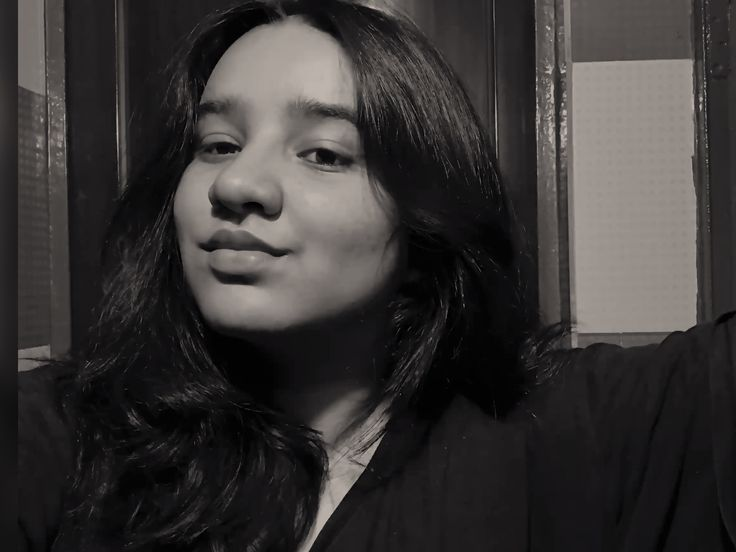
#> input picture image/a317dafdb9a3ff791dd55193c18b11ce.jpg, 736 x 552 px, found by its file name
$ python detectedface.py
#> lines starting #> are read from the running program, lines starting #| are printed output that depends on the picture; after the words box and inside, x2 and y2 are one past the last pixel; in counts of white or black regions, pixels touching at a corner belong together
import cv2
import requests
import numpy as np
from io import BytesIO

def display_detected_face_from_url(image_url):
    try:
        # Download image from URL
        response = requests.get(image_url)
        if response.status_code != 200:
            print(f"Failed to download image from URL: {image_url}")
            return

        # Convert downloaded image to numpy array
        img_np = np.frombuffer(response.content, np.uint8)

        # Decode numpy array as an image
        img = cv2.imdecode(img_np, cv2.IMREAD_COLOR)
#> img is the input picture: shape (552, 736, 3); mean B, G, R 52.5, 53.5, 56.3

        if img is None:
            print(f"Failed to decode image from URL: {image_url}")
            return

        # Convert image to grayscale for face detection
        gray = cv2.cvtColor(img, cv2.COLOR_BGR2GRAY)

        # Load the pre-trained face detection model (you can use your preferred model here)
        face_cascade = cv2.CascadeClassifier(cv2.data.haarcascades + 'haarcascade_frontalface_default.xml')

        # Detect faces in the image
        faces = face_cascade.detectMultiScale(gray, scaleFactor=1.1, minNeighbors=5, minSize=(30, 30))
#> faces = [[124, 37, 282, 282]]

        if len(faces) == 0:
            print(f"No face detected in the image from URL: {image_url}")
            return

        # Draw rectangles around detected faces
        for (x, y, w, h) in faces:
            cv2.rectangle(img, (x, y), (x+w, y+h), (255, 0, 255), 2)
#> this loop made 1 pass
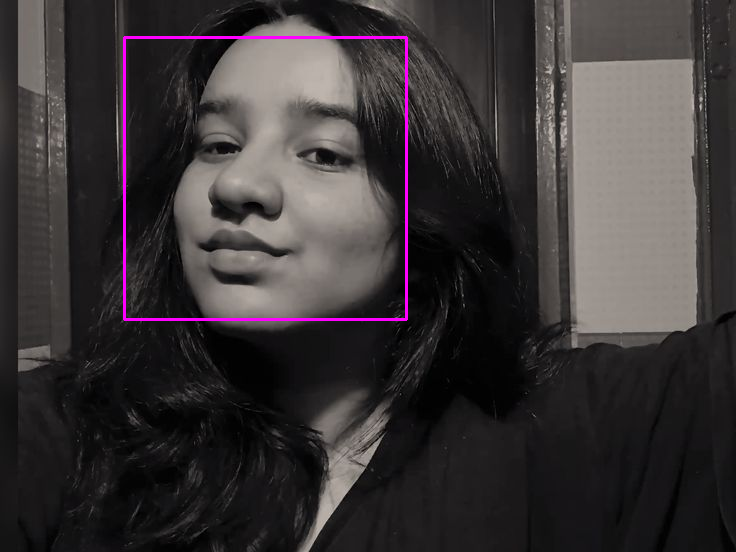
#> img: shape (552, 736, 3); 0.83% of pixels changed, all inside (x1, y1, x2, y2) = (123, 36, 408, 321)

        # Display the image with detected faces
        cv2.imshow('Detected Faces', img)
        cv2.waitKey(0)
        cv2.destroyAllWindows()

    except requests.exceptions.RequestException as e:
        print(f"Error downloading the image: {str(e)}")
    except Exception as e:
        print(f"Error occurred: {str(e)}")
        cv2.destroyAllWindows()

# Example usage with the provided image URL
image_url = 'https://i.pinimg.com/736x/a3/17/da/a317dafdb9a3ff791dd55193c18b11ce.jpg'
display_detected_face_from_url(image_url)

$ run again, with image/1b5395d2e1373a11385a08947131d642.jpg copied over image/a317dafdb9a3ff791dd55193c18b11ce.jpg
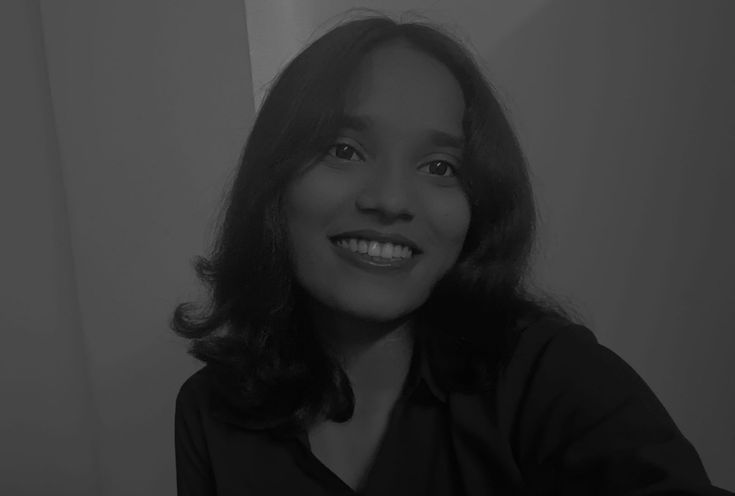
#> input picture image/1b5395d2e1373a11385a08947131d642.jpg, 735 x 496 px, found by its file name
#> in display_detected_face_from_url, img is the input picture: shape (496, 735, 3); min 0, max 129, mean 53.4
#> faces = [[266, 63, 242, 242]]
#> the loop in display_detected_face_from_url, `for (x, y, w, h) in faces:` made 1 pass
#> after the loop in display_detected_face_from_url, `for (x, y, w, h) in faces:`:
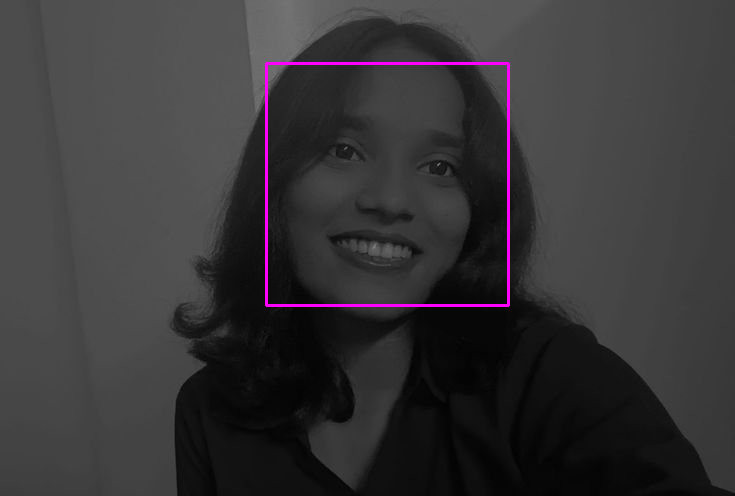
#> img: shape (496, 735, 3); 0.8% of pixels changed, all inside (x1, y1, x2, y2) = (265, 62, 510, 307)

$ run again, with image/6254dec95b842ded0f109f478c68d378.jpg copied over image/a317dafdb9a3ff791dd55193c18b11ce.jpg
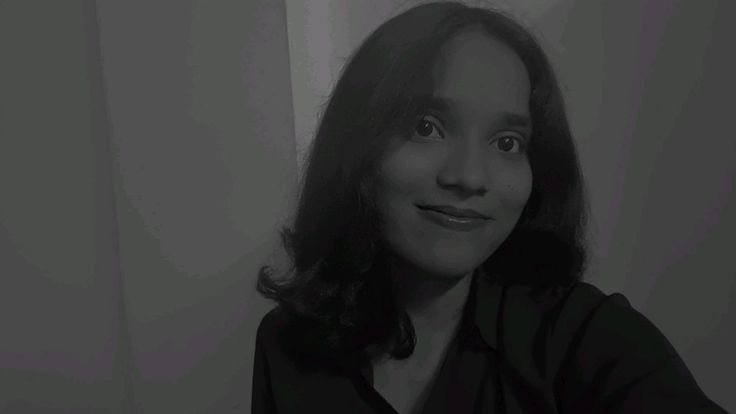
#> input picture image/6254dec95b842ded0f109f478c68d378.jpg, 736 x 414 px, found by its file name
#> in display_detected_face_from_url, img is the input picture: shape (414, 736, 3); mean B, G, R 56.1, 56.7, 56.3
#> faces = [[353, 50, 214, 214]]
#> the loop in display_detected_face_from_url, `for (x, y, w, h) in faces:` made 1 pass
#> after the loop in display_detected_face_from_url, `for (x, y, w, h) in faces:`:
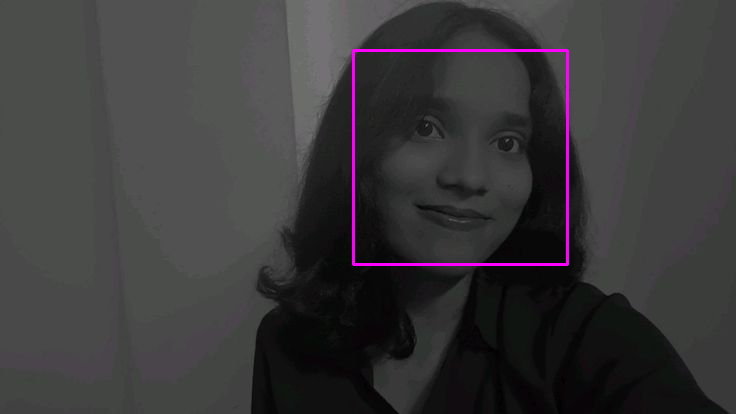
#> img: shape (414, 736, 3); 0.84% of pixels changed, all inside (x1, y1, x2, y2) = (352, 49, 569, 266)

$ run again, with image/efb2b77b15bd1de56c0b42845e9013cf.jpg copied over image/a317dafdb9a3ff791dd55193c18b11ce.jpg
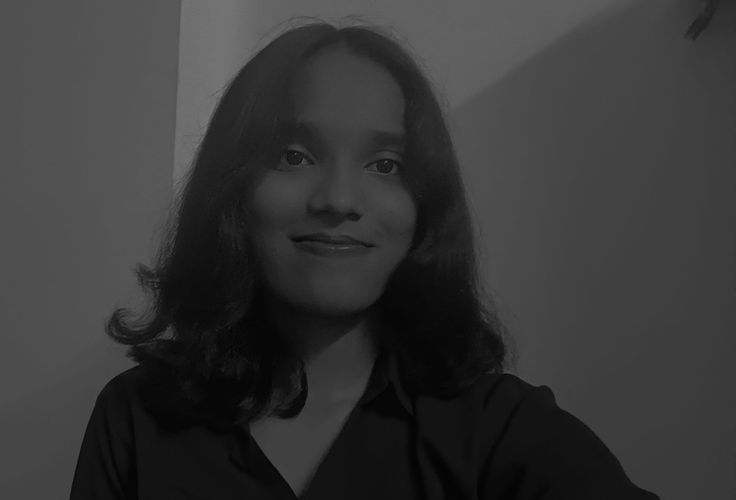
#> input picture image/efb2b77b15bd1de56c0b42845e9013cf.jpg, 736 x 500 px, found by its file name
#> in display_detected_face_from_url, img is the input picture: shape (500, 736, 3); min 1, max 119, mean 54.9
#> faces = [[227, 74, 219, 219]]
#> the loop in display_detected_face_from_url, `for (x, y, w, h) in faces:` made 1 pass
#> after the loop in display_detected_face_from_url, `for (x, y, w, h) in faces:`:
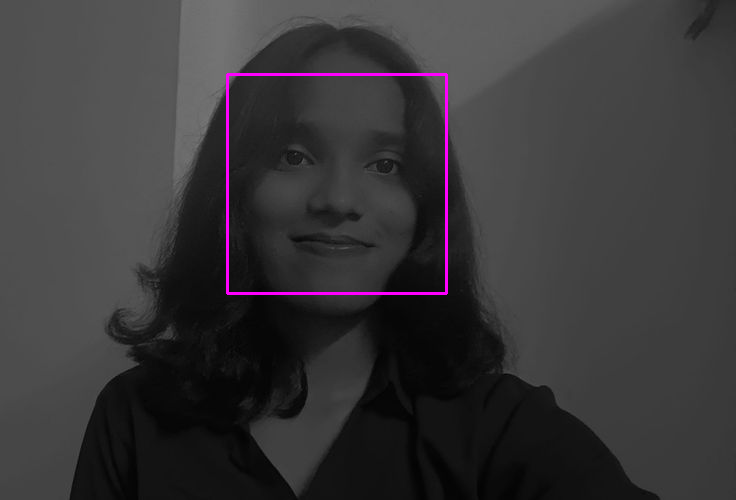
#> img: shape (500, 736, 3); 0.71% of pixels changed, all inside (x1, y1, x2, y2) = (226, 73, 448, 295)
